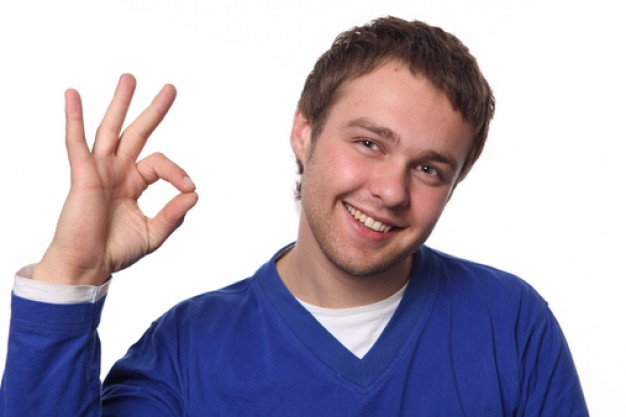
#> input picture 3 - Pixel Manipulation & Geometry/pic.jpg, 626 x 417 px
$ python 'Thresholding Basics  Global Thresholding.py'
#> lines starting #> are read from the running program, lines starting #| are printed output that depends on the picture; after the words box and inside, x2 and y2 are one past the last pixel; in counts of white or black regions, pixels touching at a corner belong together
import cv2

image = cv2.imread("pic.jpg")
#> image is the input picture: shape (417, 626, 3); mean B, G, R 185.4, 169.3, 177
gray  = cv2.cvtColor(image, cv2.COLOR_BGR2GRAY)
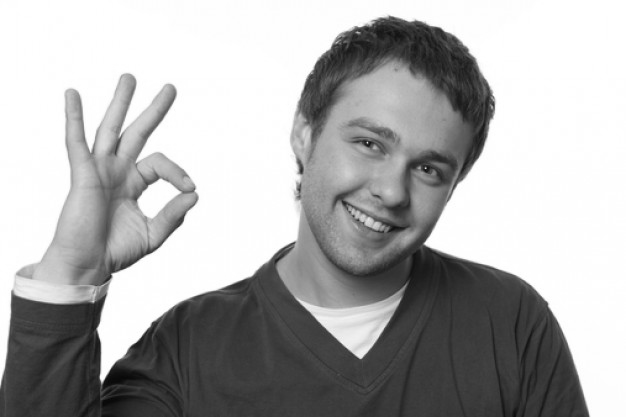
#> gray: shape (417, 626); min 5, max 255, mean 173.5
ret, thresh = cv2.threshold(gray, 240, 255, cv2.THRESH_BINARY)
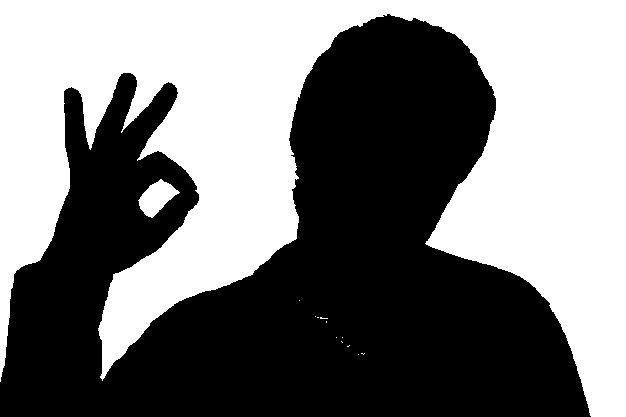
#> thresh: shape (417, 626); 48.2% white; 13 white regions (11 under 20 px), largest, box (x1, y1, x2, y2) and area: (0, 0, 626, 417) 124905, (138, 179, 180, 218) 863

cv2.imshow("Orignal", image)
cv2.imshow("Gray", gray)
cv2.imshow("Thresholded image", thresh)

cv2.waitKey(0)
